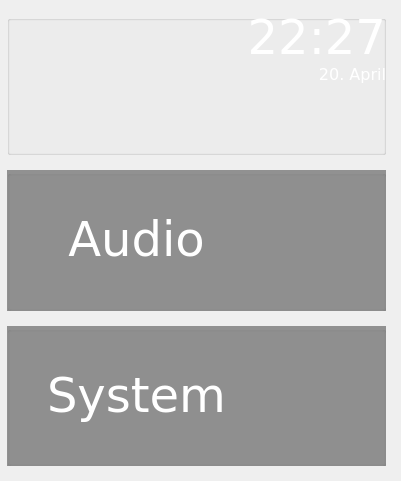
   <widget class="QWidget" name="verticalLayoutWidget_2">
    <property name="geometry">
     <rect>
      <x>400</x>
      <y>0</y>
      <width>401</width>
      <height>481</height>
     </rect>
    </property>
    <layout class="QVBoxLayout" name="verticalLayout_right">
     <property name="spacing">
      <number>15</number>
     </property>
     <property name="leftMargin">
      <number>7</number>
     </property>
     <property name="topMargin">
      <number>15</number>
     </property>
     <property name="rightMargin">
      <number>15</number>
     </property>
     <property name="bottomMargin">
      <number>15</number>
     </property>
     <item>
      <widget class="QGroupBox" name="groupBox_clock">
       <property name="styleSheet">
        <string notr="true">background-color:rgba(0, 0, 0, 0);</string>
       </property>
       <property name="title">
        <string/>
       </property>
       <property name="flat">
        <bool>true</bool>
       </property>
       <property name="checkable">
        <bool>false</bool>
       </property>
       <widget class="QPushButton" name="pushButton_clock">
        <property name="geometry">
         <rect>
          <x>0</x>
          <y>0</y>
          <width>379</width>
          <height>140</height>
         </rect>
        </property>
        <property name="focusPolicy">
         <enum>Qt::NoFocus</enum>
        </property>
        <property name="text">
         <string/>
        </property>
        <property name="flat">
         <bool>true</bool>
        </property>
       </widget>
       <widget class="QLabel" name="label_uhrzeit">
        <property name="enabled">
         <bool>false</bool>
        </property>
        <property name="geometry">
         <rect>
          <x>0</x>
          <y>0</y>
          <width>379</width>
          <height>51</height>
         </rect>
        </property>
        <property name="palette">
         <palette>
          <active>
           <colorrole role="WindowText">
            <brush brushstyle="SolidPattern">
             <color alpha="255">
              <red>231</red>
              <green>231</green>
              <blue>231</blue>
             </color>
            </brush>
           </colorrole>
           <colorrole role="Button">
            <brush brushstyle="SolidPattern">
             <color alpha="0">
              <red>0</red>
              <green>0</green>
              <blue>0</blue>
             </color>
            </brush>
           </colorrole>
           <colorrole role="Text">
            <brush brushstyle="SolidPattern">
             <color alpha="255">
              <red>231</red>
              <green>231</green>
              <blue>231</blue>
             </color>
            </brush>
           </colorrole>
           <colorrole role="Base">
            <brush brushstyle="SolidPattern">
             <color alpha="0">
              <red>0</red>
              <green>0</green>
              <blue>0</blue>
             </color>
            </brush>
           </colorrole>
           <colorrole role="Window">
            <brush brushstyle="SolidPattern">
             <color alpha="0">
              <red>0</red>
              <green>0</green>
              <blue>0</blue>
             </color>
            </brush>
           </colorrole>
          </active>
          <inactive>
           <colorrole role="WindowText">
            <brush brushstyle="SolidPattern">
             <color alpha="255">
              <red>231</red>
              <green>231</green>
              <blue>231</blue>
             </color>
            </brush>
           </colorrole>
           <colorrole role="Button">
            <brush brushstyle="SolidPattern">
             <color alpha="0">
              <red>0</red>
              <green>0</green>
              <blue>0</blue>
             </color>
            </brush>
           </colorrole>
           <colorrole role="Text">
            <brush brushstyle="SolidPattern">
             <color alpha="255">
              <red>231</red>
              <green>231</green>
              <blue>231</blue>
             </color>
            </brush>
           </colorrole>
           <colorrole role="Base">
            <brush brushstyle="SolidPattern">
             <color alpha="0">
              <red>0</red>
              <green>0</green>
              <blue>0</blue>
             </color>
            </brush>
           </colorrole>
           <colorrole role="Window">
            <brush brushstyle="SolidPattern">
             <color alpha="0">
              <red>0</red>
              <green>0</green>
              <blue>0</blue>
             </color>
            </brush>
           </colorrole>
          </inactive>
          <disabled>
           <colorrole role="WindowText">
            <brush brushstyle="SolidPattern">
             <color alpha="255">
              <red>255</red>
              <green>255</green>
              <blue>255</blue>
             </color>
            </brush>
           </colorrole>
           <colorrole role="Button">
            <brush brushstyle="SolidPattern">
             <color alpha="0">
              <red>0</red>
              <green>0</green>
              <blue>0</blue>
             </color>
            </brush>
           </colorrole>
           <colorrole role="Text">
            <brush brushstyle="SolidPattern">
             <color alpha="255">
              <red>255</red>
              <green>255</green>
              <blue>255</blue>
             </color>
            </brush>
           </colorrole>
           <colorrole role="Base">
            <brush brushstyle="SolidPattern">
             <color alpha="0">
              <red>0</red>
              <green>0</green>
              <blue>0</blue>
             </color>
            </brush>
           </colorrole>
           <colorrole role="Window">
            <brush brushstyle="SolidPattern">
             <color alpha="0">
              <red>0</red>
              <green>0</green>
              <blue>0</blue>
             </color>
            </brush>
           </colorrole>
          </disabled>
         </palette>
        </property>
        <property name="font">
         <font>
          <family>DejaVu Sans Light</family>
          <pointsize>36</pointsize>
         </font>
        </property>
        <property name="styleSheet">
         <string notr="true">background-color:rgba(0,0,0,0);</string>
        </property>
        <property name="text">
         <string>22:27</string>
        </property>
        <property name="alignment">
         <set>Qt::AlignBottom|Qt::AlignRight|Qt::AlignTrailing</set>
        </property>
       </widget>
       <widget class="QLabel" name="label_datum">
        <property name="enabled">
         <bool>false</bool>
        </property>
        <property name="geometry">
         <rect>
          <x>0</x>
          <y>50</y>
          <width>379</width>
          <height>50</height>
         </rect>
        </property>
        <property name="palette">
         <palette>
          <active>
           <colorrole role="WindowText">
            <brush brushstyle="SolidPattern">
             <color alpha="255">
              <red>231</red>
              <green>231</green>
              <blue>231</blue>
             </color>
            </brush>
           </colorrole>
           <colorrole role="Button">
            <brush brushstyle="SolidPattern">
             <color alpha="0">
              <red>0</red>
              <green>0</green>
              <blue>0</blue>
             </color>
            </brush>
           </colorrole>
           <colorrole role="Text">
            <brush brushstyle="SolidPattern">
             <color alpha="255">
              <red>231</red>
              <green>231</green>
              <blue>231</blue>
             </color>
            </brush>
           </colorrole>
           <colorrole role="Base">
            <brush brushstyle="SolidPattern">
             <color alpha="0">
              <red>0</red>
              <green>0</green>
              <blue>0</blue>
             </color>
            </brush>
           </colorrole>
           <colorrole role="Window">
            <brush brushstyle="SolidPattern">
             <color alpha="0">
              <red>0</red>
              <green>0</green>
              <blue>0</blue>
             </color>
            </brush>
           </colorrole>
          </active>
          <inactive>
           <colorrole role="WindowText">
            <brush brushstyle="SolidPattern">
             <color alpha="255">
              <red>231</red>
              <green>231</green>
              <blue>231</blue>
             </color>
            </brush>
           </colorrole>
           <colorrole role="Button">
            <brush brushstyle="SolidPattern">
             <color alpha="0">
              <red>0</red>
              <green>0</green>
              <blue>0</blue>
             </color>
            </brush>
           </colorrole>
           <colorrole role="Text">
            <brush brushstyle="SolidPattern">
             <color alpha="255">
              <red>231</red>
              <green>231</green>
              <blue>231</blue>
             </color>
            </brush>
           </colorrole>
           <colorrole role="Base">
            <brush brushstyle="SolidPattern">
             <color alpha="0">
              <red>0</red>
              <green>0</green>
              <blue>0</blue>
             </color>
            </brush>
           </colorrole>
           <colorrole role="Window">
            <brush brushstyle="SolidPattern">
             <color alpha="0">
              <red>0</red>
              <green>0</green>
              <blue>0</blue>
             </color>
            </brush>
           </colorrole>
          </inactive>
          <disabled>
           <colorrole role="WindowText">
            <brush brushstyle="SolidPattern">
             <color alpha="255">
              <red>255</red>
              <green>255</green>
              <blue>255</blue>
             </color>
            </brush>
           </colorrole>
           <colorrole role="Button">
            <brush brushstyle="SolidPattern">
             <color alpha="0">
              <red>0</red>
              <green>0</green>
              <blue>0</blue>
             </color>
            </brush>
           </colorrole>
           <colorrole role="Text">
            <brush brushstyle="SolidPattern">
             <color alpha="255">
              <red>255</red>
              <green>255</green>
              <blue>255</blue>
             </color>
            </brush>
           </colorrole>
           <colorrole role="Base">
            <brush brushstyle="SolidPattern">
             <color alpha="0">
              <red>0</red>
              <green>0</green>
              <blue>0</blue>
             </color>
            </brush>
           </colorrole>
           <colorrole role="Window">
            <brush brushstyle="SolidPattern">
             <color alpha="0">
              <red>0</red>
              <green>0</green>
              <blue>0</blue>
             </color>
            </brush>
           </colorrole>
          </disabled>
         </palette>
        </property>
        <property name="font">
         <font>
          <family>DejaVu Sans Light</family>
          <pointsize>12</pointsize>
         </font>
        </property>
        <property name="styleSheet">
         <string notr="true">background-color:rgba(0,0,0,0);</string>
        </property>
        <property name="text">
         <string>20. April</string>
        </property>
        <property name="alignment">
         <set>Qt::AlignRight|Qt::AlignTop|Qt::AlignTrailing</set>
        </property>
       </widget>
       <zorder>label_datum</zorder>
       <zorder>label_uhrzeit</zorder>
       <zorder>pushButton_clock</zorder>
      </widget>
     </item>
     <item>
      <widget class="QGroupBox" name="groupBox_audio">
       <property name="styleSheet">
        <string notr="true">background-color:rgba(0, 0, 0, 100);</string>
       </property>
       <property name="title">
        <string/>
       </property>
       <property name="flat">
        <bool>true</bool>
       </property>
       <property name="checkable">
        <bool>false</bool>
       </property>
       <widget class="QFrame" name="frame_10">
        <property name="geometry">
         <rect>
          <x>260</x>
          <y>20</y>
          <width>100</width>
          <height>100</height>
         </rect>
        </property>
        <property name="styleSheet">
         <string notr="true">background-image:url(:/bilder/Icons/audio.png);
background-color:rgba(0,0,0,0);</string>
        </property>
        <property name="frameShape">
         <enum>QFrame::NoFrame</enum>
        </property>
        <property name="frameShadow">
         <enum>QFrame::Plain</enum>
        </property>
        <property name="lineWidth">
         <number>1</number>
        </property>
       </widget>
       <widget class="QLabel" name="label_audio">
        <property name="enabled">
         <bool>false</bool>
        </property>
        <property name="geometry">
         <rect>
          <x>20</x>
          <y>0</y>
          <width>219</width>
          <height>140</height>
         </rect>
        </property>
        <property name="palette">
         <palette>
          <active>
           <colorrole role="Button">
            <brush brushstyle="SolidPattern">
             <color alpha="0">
              <red>0</red>
              <green>0</green>
              <blue>0</blue>
             </color>
            </brush>
           </colorrole>
           <colorrole role="Text">
            <brush brushstyle="SolidPattern">
             <color alpha="255">
              <red>231</red>
              <green>231</green>
              <blue>231</blue>
             </color>
            </brush>
           </colorrole>
           <colorrole role="Base">
            <brush brushstyle="SolidPattern">
             <color alpha="0">
              <red>0</red>
              <green>0</green>
              <blue>0</blue>
             </color>
            </brush>
           </colorrole>
           <colorrole role="Window">
            <brush brushstyle="SolidPattern">
             <color alpha="0">
              <red>0</red>
              <green>0</green>
              <blue>0</blue>
             </color>
            </brush>
           </colorrole>
          </active>
          <inactive>
           <colorrole role="Button">
            <brush brushstyle="SolidPattern">
             <color alpha="0">
              <red>0</red>
              <green>0</green>
              <blue>0</blue>
             </color>
            </brush>
           </colorrole>
           <colorrole role="Text">
            <brush brushstyle="SolidPattern">
             <color alpha="255">
              <red>231</red>
              <green>231</green>
              <blue>231</blue>
             </color>
            </brush>
           </colorrole>
           <colorrole role="Base">
            <brush brushstyle="SolidPattern">
             <color alpha="0">
              <red>0</red>
              <green>0</green>
              <blue>0</blue>
             </color>
            </brush>
           </colorrole>
           <colorrole role="Window">
            <brush brushstyle="SolidPattern">
             <color alpha="0">
              <red>0</red>
              <green>0</green>
              <blue>0</blue>
             </color>
            </brush>
           </colorrole>
          </inactive>
          <disabled>
           <colorrole role="Button">
            <brush brushstyle="SolidPattern">
             <color alpha="0">
              <red>0</red>
              <green>0</green>
              <blue>0</blue>
             </color>
            </brush>
           </colorrole>
           <colorrole role="Text">
            <brush brushstyle="SolidPattern">
             <color alpha="255">
              <red>255</red>
              <green>255</green>
              <blue>255</blue>
             </color>
            </brush>
           </colorrole>
           <colorrole role="Base">
            <brush brushstyle="SolidPattern">
             <color alpha="0">
              <red>0</red>
              <green>0</green>
              <blue>0</blue>
             </color>
            </brush>
           </colorrole>
           <colorrole role="Window">
            <brush brushstyle="SolidPattern">
             <color alpha="0">
              <red>0</red>
              <green>0</green>
              <blue>0</blue>
             </color>
            </brush>
           </colorrole>
          </disabled>
         </palette>
        </property>
        <property name="font">
         <font>
          <family>DejaVu Sans Light</family>
         </font>
        </property>
        <property name="styleSheet">
         <string notr="true">background-color:rgba(0,0,0,0);</string>
        </property>
        <property name="frameShadow">
         <enum>QFrame::Plain</enum>
        </property>
        <property name="text">
         <string>&lt;html&gt;&lt;head/&gt;&lt;body&gt;&lt;p align=&quot;center&quot;&gt;&lt;span style=&quot; font-size:36pt;&quot;&gt;Audio&lt;/span&gt;&lt;/p&gt;&lt;/body&gt;&lt;/html&gt;</string>
        </property>
        <property name="alignment">
         <set>Qt::AlignCenter</set>
        </property>
       </widget>
       <widget class="QPushButton" name="pushButton_audio">
        <property name="geometry">
         <rect>
          <x>0</x>
          <y>0</y>
          <width>379</width>
          <height>140</height>
         </rect>
        </property>
        <property name="focusPolicy">
         <enum>Qt::NoFocus</enum>
        </property>
        <property name="text">
         <string/>
        </property>
        <property name="default">
         <bool>false</bool>
        </property>
        <property name="flat">
         <bool>true</bool>
        </property>
       </widget>
      </widget>
     </item>
     <item>
      <widget class="QGroupBox" name="groupBox_system">
       <property name="mouseTracking">
        <bool>false</bool>
       </property>
       <property name="styleSheet">
        <string notr="true">background-color:rgba(0, 0, 0, 100);</string>
       </property>
       <property name="title">
        <string/>
       </property>
       <property name="flat">
        <bool>true</bool>
       </property>
       <property name="checkable">
        <bool>false</bool>
       </property>
       <widget class="QFrame" name="frame_2">
        <property name="geometry">
         <rect>
          <x>259</x>
          <y>20</y>
          <width>100</width>
          <height>100</height>
         </rect>
        </property>
        <property name="styleSheet">
         <string notr="true">background-image:url(:/bilder/Icons/settings.png);
background-color:rgba(0,0,0,0);</string>
        </property>
        <property name="frameShape">
         <enum>QFrame::NoFrame</enum>
        </property>
        <property name="frameShadow">
         <enum>QFrame::Plain</enum>
        </property>
       </widget>
       <widget class="QLabel" name="label_system">
        <property name="enabled">
         <bool>false</bool>
        </property>
        <property name="geometry">
         <rect>
          <x>20</x>
          <y>0</y>
          <width>219</width>
          <height>140</height>
         </rect>
        </property>
        <property name="palette">
         <palette>
          <active>
           <colorrole role="Button">
            <brush brushstyle="SolidPattern">
             <color alpha="0">
              <red>0</red>
              <green>0</green>
              <blue>0</blue>
             </color>
            </brush>
           </colorrole>
           <colorrole role="Text">
            <brush brushstyle="SolidPattern">
             <color alpha="255">
              <red>231</red>
              <green>231</green>
              <blue>231</blue>
             </color>
            </brush>
           </colorrole>
           <colorrole role="Base">
            <brush brushstyle="SolidPattern">
             <color alpha="0">
              <red>0</red>
              <green>0</green>
              <blue>0</blue>
             </color>
            </brush>
           </colorrole>
           <colorrole role="Window">
            <brush brushstyle="SolidPattern">
             <color alpha="0">
              <red>0</red>
              <green>0</green>
              <blue>0</blue>
             </color>
            </brush>
           </colorrole>
          </active>
          <inactive>
           <colorrole role="Button">
            <brush brushstyle="SolidPattern">
             <color alpha="0">
              <red>0</red>
              <green>0</green>
              <blue>0</blue>
             </color>
            </brush>
           </colorrole>
           <colorrole role="Text">
            <brush brushstyle="SolidPattern">
             <color alpha="255">
              <red>231</red>
              <green>231</green>
              <blue>231</blue>
             </color>
            </brush>
           </colorrole>
           <colorrole role="Base">
            <brush brushstyle="SolidPattern">
             <color alpha="0">
              <red>0</red>
              <green>0</green>
              <blue>0</blue>
             </color>
            </brush>
           </colorrole>
           <colorrole role="Window">
            <brush brushstyle="SolidPattern">
             <color alpha="0">
              <red>0</red>
              <green>0</green>
              <blue>0</blue>
             </color>
            </brush>
           </colorrole>
          </inactive>
          <disabled>
           <colorrole role="Button">
            <brush brushstyle="SolidPattern">
             <color alpha="0">
              <red>0</red>
              <green>0</green>
              <blue>0</blue>
             </color>
            </brush>
           </colorrole>
           <colorrole role="Text">
            <brush brushstyle="SolidPattern">
             <color alpha="255">
              <red>255</red>
              <green>255</green>
              <blue>255</blue>
             </color>
            </brush>
           </colorrole>
           <colorrole role="Base">
            <brush brushstyle="SolidPattern">
             <color alpha="0">
              <red>0</red>
              <green>0</green>
              <blue>0</blue>
             </color>
            </brush>
           </colorrole>
           <colorrole role="Window">
            <brush brushstyle="SolidPattern">
             <color alpha="0">
              <red>0</red>
              <green>0</green>
              <blue>0</blue>
             </color>
            </brush>
           </colorrole>
          </disabled>
         </palette>
        </property>
        <property name="font">
         <font>
          <family>DejaVu Sans Light</family>
         </font>
        </property>
        <property name="styleSheet">
         <string notr="true">background-color:rgba(0,0,0,0);</string>
        </property>
        <property name="text">
         <string>&lt;html&gt;&lt;head/&gt;&lt;body&gt;&lt;p&gt;&lt;span style=&quot; font-size:36pt;&quot;&gt;System&lt;/span&gt;&lt;/p&gt;&lt;/body&gt;&lt;/html&gt;</string>
        </property>
        <property name="alignment">
         <set>Qt::AlignCenter</set>
        </property>
       </widget>
       <widget class="QPushButton" name="pushButton_system">
        <property name="geometry">
         <rect>
          <x>0</x>
          <y>0</y>
          <width>379</width>
          <height>140</height>
         </rect>
        </property>
        <property name="focusPolicy">
         <enum>Qt::NoFocus</enum>
        </property>
        <property name="toolTipDuration">
         <number>-1</number>
        </property>
        <property name="text">
         <string/>
        </property>
        <property name="flat">
         <bool>true</bool>
        </property>
       </widget>
      </widget>
     </item>
    </layout>
   </widget>
